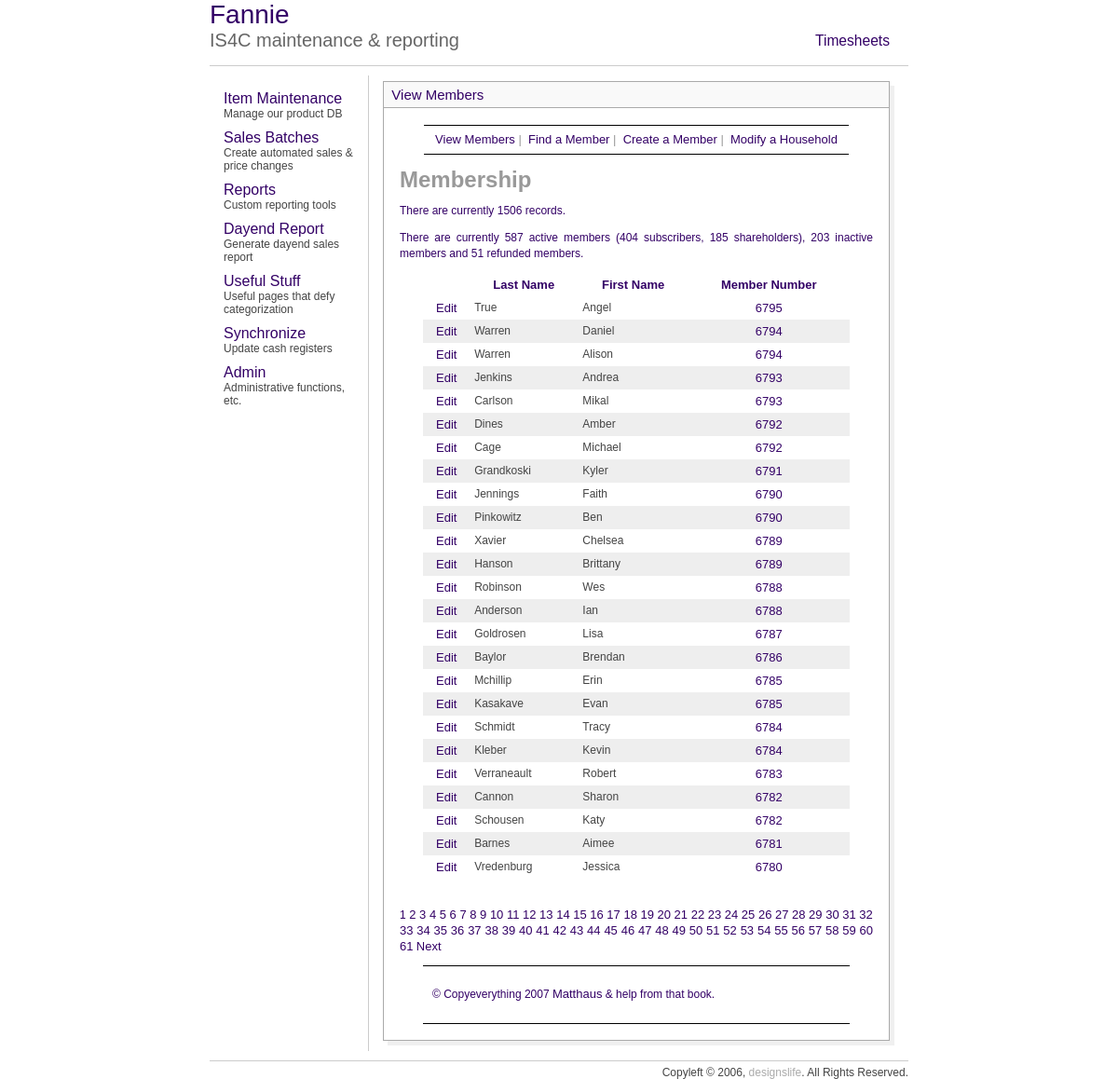
/mem/view_members.php, run on the app's committed database.
### tables this page shows
CREATE TABLE `custdata` (
  `CardNo` int(8) default NULL,
  `personNum` tinyint(4) NOT NULL default '1',
  `LastName` varchar(30) default NULL,
  `FirstName` varchar(30) default NULL,
  `CashBack` double NOT NULL default '60',
  `Balance` double NOT NULL default '0',
  `Discount` smallint(6) default NULL,
  `MemDiscountLimit` double NOT NULL default '0',
  `ChargeOk` tinyint(4) NOT NULL default '1',
  `WriteChecks` tinyint(4) NOT NULL default '1',
  `StoreCoupons` tinyint(4) NOT NULL default '1',
  `Type` varchar(10) NOT NULL default 'pc',
  `memType` tinyint(4) default NULL,
  `staff` tinyint(4) NOT NULL default '0',
  `SSI` double NOT NULL default '0',
  `Purchases` double NOT NULL default '0',
  `NumberOfChecks` smallint(6) NOT NULL default '0',
  `memCoupons` int(11) NOT NULL default '1',
  `blueLine` varchar(50) default NULL,
  `Shown` tinyint(4) NOT NULL default '1',
  `id` int(11) NOT NULL auto_increment,
  `modified` datetime NOT NULL,
  `phone` bigint(10) unsigned zerofill default NULL,
  `CouponOK` tinyint(1) default '0',
  PRIMARY KEY  (`id`),
  KEY `LastName` (`LastName`),
  KEY `CardNo_2` (`CardNo`,`memType`,`staff`,`id`,`personNum`)
);

### mem/view_members.php (the view, shortened to what this page needs)
<?php
echo'<h1 id="mainhead">Membership</h1>';
require_once ('../includes/mysqli_connect.php');
mysqli_select_db($db_slave, 'is4c_op');
$display = 25;
$query = "SELECT COUNT(id) FROM custdata ORDER BY cardno ASC";
$result = mysqli_query($db_slave, $query);
$row = mysqli_fetch_array($result, MYSQLI_NUM);
$num_records = $row[0];
$activeQ = "SELECT * FROM custdata WHERE memType in (1,2) AND cardno <> 3000 GROUP BY cardno";
$subscribersQ = "SELECT * FROM custdata WHERE memType = 2 AND cardno <> 3000 GROUP BY cardno";
$shareholdersQ = "SELECT * FROM custdata WHERE memType = 1 AND cardno <> 3000 GROUP BY cardno";
$inactiveQ = "SELECT * FROM custdata WHERE memType = 5 AND cardno <> 3000 GROUP BY cardno";
$refundQ = "SELECT * FROM custdata WHERE memType = 4 AND cardno <> 3000 GROUP BY cardno";
$activeR = mysqli_query($db_slave, $activeQ);
$inactiveR = mysqli_query($db_slave, $inactiveQ);
$refundR = mysqli_query($db_slave, $refundQ);
$subscribersR = mysqli_query($db_slave, $subscribersQ);
$shareholdersR = mysqli_query($db_slave, $shareholdersQ);
$subscribers = mysqli_num_rows($subscribersR);
$shareholders = mysqli_num_rows($shareholdersR);
$active = mysqli_num_rows($activeR);
$inactive = mysqli_num_rows($inactiveR);
$refund = mysqli_num_rows($refundR);
if (isset($_GET['np'])) {
	$num_pages = $_GET['np'];
} else {
	if ($num_records > $display) {
		$num_pages = ceil ($num_records/$display);
	} else {
		$num_pages = 1;
	}
}
if (isset($_GET['s'])) {
	$start = $_GET['s'];
} else {
	$start = 0;
}
$link1 = "{$_SERVER['PHP_SELF']}?sort=lna";
$link2 = "{$_SERVER['PHP_SELF']}?sort=fna";
$link3 = "{$_SERVER['PHP_SELF']}?sort=cna";
if (isset($_GET['sort'])) {
	switch ($_GET['sort']) {
		case 'lna':
		$order_by = 'LastName ASC';
		$link1 = "{$_SERVER['PHP_SELF']}?sort=lnd";
		break;
		case 'lnd':
		$order_by = 'LastName DESC';
		$link1 = "{$_SERVER['PHP_SELF']}?sort=lna";
		break;
		case 'fna':
		$order_by = 'FirstName ASC';
		$link2 = "{$_SERVER['PHP_SELF']}?sort=fnd";
		break;
		case 'fnd':
		$order_by = 'FirstName DESC';
		$link2 = "{$_SERVER['PHP_SELF']}?sort=fna";
		break;
		case 'cna':
		$order_by = 'CardNo ASC';
		$link3 = "{$_SERVER['PHP_SELF']}?sort=drd";
		break;
		case 'cnd':
		$order_by = 'CardNo DESC';
		$link3 = "{$_SERVER['PHP_SELF']}?sort=dra";
		break;
		default:
		$order_by = 'CardNo DESC';
		break;
	}
	$sort = $_GET['sort'];
} else {
	$order_by = 'CardNo DESC';
	$sort = 'cnd';
}
$query = "SELECT LastName, FirstName, CardNo, id FROM custdata WHERE CardNo != 9999 AND CardNo != 99999 ORDER BY $order_by LIMIT $start, $display";
$result = mysqli_query($db_slave, $query);
echo "<p>There are currently $num_records records.</p>\n";
echo "<p>There are currently $active active members ($subscribers subscribers, $shareholders shareholders), $inactive inactive members and $refund refunded members.</p>\n";
echo '<table align="center" width="90%" cellspacing="0" cellpadding="5">
<tr>
<td align="center"><b></b></td>
<td align="center"><b><a href="' . $link1 . '&s=' . $start . '&np=' . $num_pages . '">Last Name</a></b></td>
<td align="center"><b><a href="' . $link2 . '&s=' . $start . '&np=' . $num_pages . '">First Name</a></b></td>
<td align="center"><b><a href="' . $link3 . '&s=' . $start . '&np=' . $num_pages . '">Member Number</a></b></td>
</tr>';
$bg = '#eeeeee';
while ($row = mysqli_fetch_array ($result, MYSQLI_ASSOC)) {
	$bg = ($bg=='#eeeeee' ? '#ffffff' : '#eeeeee');
	echo '<tr bgcolor="' . $bg . '">
	<td align="center"><a href="edit_member.php?id=' . $row['id'] . '">Edit</a></td>
	<td align="left">' . $row['LastName'] . '</td>
	<td align="left">' . $row['FirstName'] . '</td>
	<td align="center"><a href="modify_household.php?cardno=' . $row['CardNo'] . '">' . $row['CardNo'] . ' </a></td>
	</tr>';
}
echo '</table>';
if ($num_pages > 1) {
	echo '<br /><p>';
	$current_page = ($start/$display) + 1;
	for ($i = 1; $i <= $num_pages; $i++) {
		if ($i != $current_page) {
		echo '<a href="view_members.php?s=' . ($display * ($i - 1)) . '&np=' . $num_pages . '&sort=' . $sort . '">' . $i . '</a> ';
		} else {
			echo $i . ' ';
		}
	}
	if ($current_page != $num_pages) {
		echo '<a href="view_members.php?s=' . ($start + $display) . '&np=' . $num_pages . '&sort=' . $sort . '">Next</a> ';
	}
	echo '</p>';
}
?>

### includes/style.css (style rules this page uses)
p { font: "Arial,Lucida"; color:330066; font-size: 1em; line-height: 1.4em; }
body { font-family:arial; font-size:12px; cursor:default; color:AAAAAA; }
td { font-family:arial; font-size:12px; cursor:default; color:444444; }
a { color:330066; text-decoration:none; font-size:13px }

### mem/includes/layout.css (style rules this page uses)
body { font: 12px "Lucida Sans Unicode", Verdana, sans-serif; color: #333333; background: #FFF; margin: 0; padding: 0; }
#wrapper { margin: 0 auto; }
#content { margin: 0 25px 0 25px; padding: 1px; }
div#navbar1 { height: 30px; width: 100%; border-top: solid #000 1px; border-bottom: solid #000 1px; font-family: Arial, Helvetica, sans-serif; font-size: small; text-align: center; padding: 0px; margin: 0px; white-space: nowrap; line-height: 30px; }
#footer { border-bottom: 1px solid #000; border-top: 1px solid #000; margin: 0 25px 0 25px; padding: 10px; }

### data on the page
custdata: LastName "True", FirstName "Angel", CardNo "6795"
custdata: LastName "Warren", FirstName "Daniel", CardNo "6794"
custdata: LastName "Warren", FirstName "Alison", CardNo "6794"
custdata: LastName "Jenkins", FirstName "Andrea", CardNo "6793"
custdata: LastName "Carlson", FirstName "Mikal", CardNo "6793"
custdata: LastName "Dines", FirstName "Amber", CardNo "6792"
custdata: LastName "Cage", FirstName "Michael", CardNo "6792"
custdata: LastName "Grandkoski", FirstName "Kyler", CardNo "6791"
custdata: LastName "Jennings", FirstName "Faith", CardNo "6790"
custdata: LastName "Pinkowitz", FirstName "Ben", CardNo "6790"
custdata: LastName "Xavier", FirstName "Chelsea", CardNo "6789"
custdata: LastName "Hanson", FirstName "Brittany", CardNo "6789"
custdata: LastName "Robinson", FirstName "Wes", CardNo "6788"
custdata: LastName "Anderson", FirstName "Ian", CardNo "6788"
custdata: LastName "Goldrosen", FirstName "Lisa", CardNo "6787"
custdata: LastName "Baylor", FirstName "Brendan", CardNo "6786"
custdata: LastName "Mchillip", FirstName "Erin", CardNo "6785"
custdata: LastName "Kasakave", FirstName "Evan", CardNo "6785"
custdata: LastName "Schmidt", FirstName "Tracy", CardNo "6784"
custdata: LastName "Kleber", FirstName "Kevin", CardNo "6784"
custdata: LastName "Verraneault", FirstName "Robert", CardNo "6783"
custdata: LastName "Cannon", FirstName "Sharon", CardNo "6782"
custdata: LastName "Schousen", FirstName "Katy", CardNo "6782"
custdata: LastName "Barnes", FirstName "Aimee", CardNo "6781"
custdata: LastName "Vredenburg", FirstName "Jessica", CardNo "6780"

### other printed values
$num_records "1506"
$active "587"
$subscribers "404"
$shareholders "185"
$inactive "203"
$refund "51"
